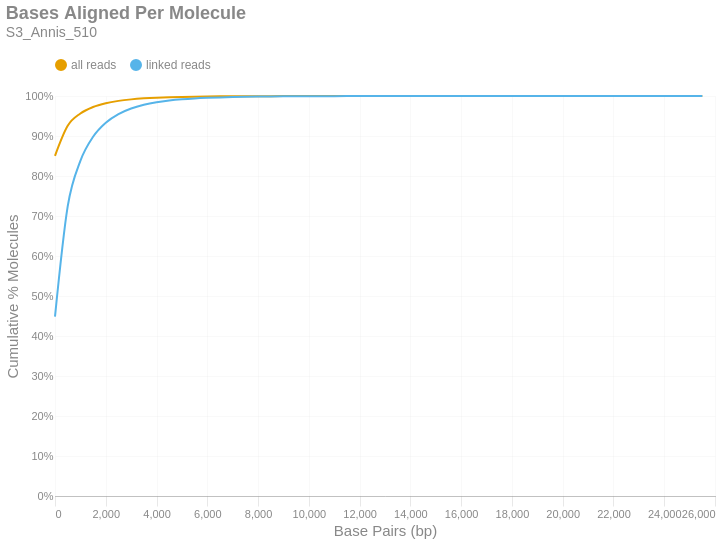

The notebook cell saved with this chart:
### Markdown cell above
### Bases Aligned Per Molecule
This is a cumulative frequency distribution showing the number of base pairs aligned per unique molecule. These data are shown in 500 bp bins. There are two distributions: one with `all reads` (yellow) and another with only `linked reads` (blue). The percent of molecules in the `linked reads` distribution is relative to the total number of linked molecules.

### Code cell
if SKIPLR:
    print_html(f"Skipped")
else:
    binned_df = consolidated_hist(valids['aligned_bp'], mask, 500, True)
    with SafeRender(binned_df):
        (
            density_plot(binned_df, 'Bases Aligned Per Molecule', samplename, 'basesper')
            .encode(
                x=alt.X('bin:Q', title="Base Pairs (bp)").axis(tickMinStep=500).scale(padding=0),
                y=alt.Y('value:Q', title='Cumulative % Molecules')
                    .axis(format='%')
                    .scale(domain = [0,1])
                    .stack(False),
                color=alt.Color("key:N").scale(domain = ["all reads", "linked reads"]),
                tooltip = [
                    alt.Tooltip("key:N", title = "Data Type"),
                    alt.Tooltip("range_label:N", title="Bases Aligned Per Molecule"),
                    alt.Tooltip("value:Q", format = ".2%", title="% Molecules (Cum.)")
                ]
            )
        ).display()

### Figure 1 — Vega-Lite specification as saved in the notebook (floating-point values rounded to 4 significant figures)
{"width": "container", "height": 400, "config": {"title": {"anchor": "start", "dy": -15, "fontSize": 18, "color": "#888888", "subtitleColor": "#888888", "subtitleFontSize": 14}, "arc": {"fill": "#0072B2"}, "axis": {"domainColor": "#888888", "domainWidth": 0.5, "gridWidth": 0.2, "grid": false, "titleFontWeight": 400, "titleFontSize": 15, "labelFontSize": 11, "labelColor": "#888888", "tickColor": "#888888", "tickWidth": 0.2, "titleColor": "#888888"}, "axisBand": {"grid": false}, "axisX": {"grid": true, "tickSize": 10, "domainCap": "round"}, "axisY": {"domain": false, "grid": true, "tickSize": 0, "domainCap": "round"}, "background": "transparent", "header": {"labelFontSize": 15, "labelColor": "#888888", "titleFontSize": 15, "titleFontWeight": 600, "titleColor": "#888888"}, "legend": {"labelFont": "sans-serif", "labelFontSize": 12, "labelColor": "#888888", "symbolSize": 100, "symbolType": "circle", "titleFontSize": 12, "titlePadding": 10, "titleColor": "#888888", "title": null, "orient": "top"}, "range": {"category": ["#E69F00", "#56B4E9", "#009E73", "#F0E442", "#0072B2", "#D55E00", "#CC79A7", "#000000"], "diverging": ["#cfe8f3", "#a2d4ec", "#73bfe2", "#46abdb", "#1696d2", "#12719e"]}, "area": {"fill": "#0072B2", "fillOpacity": 0.7, "line": true, "strokeOpacity": 0.7}, "line": {"color": "#0072B2", "stroke": "#0072B2", "strokeWidth": 2}, "trail": {"color": "#0072B2", "stroke": "#0072B2", "strokeWidth": 0, "size": 1}, "point": {"filled": true, "fillOpacity": 1.0, "size": 95}, "text": {"color": "#888888", "fontSize": 11, "align": "right", "fontWeight": 400, "size": 11}, "bar": {"fill": "#0072B2", "stroke": null}, "view": {"stroke": null, "continuousWidth": 660, "continuousHeight": 400}}, "data": {"name": "data-584d9a37617a5cc0b4e9301da9ff0186"}, "mark": {"type": "line", "interpolate": "monotone", "point": {"opacity": 0, "size": 275}}, "encoding": {"color": {"field": "key", "scale": {"domain": ["all reads", "linked reads"]}, "type": "nominal"}, "tooltip": [{"field": "key", "title": "Data Type", "type": "nominal"}, {"field": "range_label", "title": "Bases Aligned Per Molecule", "type": "nominal"}, {"field": "value", "format": ".2%", "title": "% Molecules (Cum.)", "type": "quantitative"}], "x": {"axis": {"tickMinStep": 500}, "field": "bin", "scale": {"padding": 0}, "title": "Base Pairs (bp)", "type": "quantitative"}, "y": {"axis": {"format": "%"}, "field": "value", "scale": {"domain": [0, 1]}, "stack": false, "title": "Cumulative % Molecules", "type": "quantitative"}}, "params": [{"name": "param_c36ac31b6afebe62", "select": {"type": "point", "fields": ["key"]}, "bind": "legend"}], "title": {"text": "Bases Aligned Per Molecule", "subtitle": "S3_Annis_510"}, "transform": [{"fold": ["all reads (cumsum)", "linked reads (cumsum)"]}, {"calculate": "replace(datum.key, ' (cumsum)', '')", "as": "key"}, {"filter": {"param": "param_c36ac31b6afebe62"}}], "usermeta": {"embedOptions": {"downloadFileName": "S3_Annis_510.basesper"}}, "$schema": "https://vega.github.io/schema/vega-lite/v6.1.0.json", "datasets": {"data-584d9a37617a5cc0b4e9301da9ff0186": [{"bin": "0.0", "interval": "0.0-500.0", "all reads": 0.8505, "linked reads": 0.4484, "all reads (cumsum)": 0.8505, "linked reads (cumsum)": 0.4484, "range_label": "0-499"}, {"bin": "500.0", "interval": "500.0-1000.0", "all reads": 0.07502, "linked reads": 0.2756, "all reads (cumsum)": 0.9256, "linked reads (cumsum)": 0.724, "range_label": "500-999"}, {"bin": "1000.0", "interval": "1000.0-1500.0", "all reads": 0.03071, "linked reads": 0.1138, "all reads (cumsum)": 0.9563, "linked reads (cumsum)": 0.8378, "range_label": "1000-1499"}, {"bin": "1500.0", "interval": "1500.0-2000.0", "all reads": 0.01624, "linked reads": 0.06023, "all reads (cumsum)": 0.9725, "linked reads (cumsum)": 0.898, "range_label": "1500-1999"}, {"bin": "2000.0", "interval": "2000.0-2500.0", "all reads": 0.009461, "linked reads": 0.0351, "all reads (cumsum)": 0.982, "linked reads (cumsum)": 0.9331, "range_label": "2000-2499"}, {"bin": "2500.0", "interval": "2500.0-3000.0", "all reads": 0.005828, "linked reads": 0.02162, "all reads (cumsum)": 0.9878, "linked reads (cumsum)": 0.9547, "range_label": "2500-2999"}, {"bin": "3000.0", "interval": "3000.0-3500.0", "all reads": 0.003768, "linked reads": 0.01398, "all reads (cumsum)": 0.9916, "linked reads (cumsum)": 0.9687, "range_label": "3000-3499"}, {"bin": "3500.0", "interval": "3500.0-4000.0", "all reads": 0.002507, "linked reads": 0.009301, "all reads (cumsum)": 0.9941, "linked reads (cumsum)": 0.978, "range_label": "3500-3999"}, {"bin": "4000.0", "interval": "4000.0-4500.0", "all reads": 0.001723, "linked reads": 0.006394, "all reads (cumsum)": 0.9958, "linked reads (cumsum)": 0.9844, "range_label": "4000-4499"}, {"bin": "4500.0", "interval": "4500.0-5000.0", "all reads": 0.001152, "linked reads": 0.004275, "all reads (cumsum)": 0.9969, "linked reads (cumsum)": 0.9887, "range_label": "4500-4999"}, {"bin": "5000.0", "interval": "5000.0-5500.0", "all reads": 0.0008158, "linked reads": 0.003027, "all reads (cumsum)": 0.9978, "linked reads (cumsum)": 0.9917, "range_label": "5000-5499"}, {"bin": "5500.0", "interval": "5500.0-6000.0", "all reads": 0.0005847, "linked reads": 0.002169, "all reads (cumsum)": 0.9983, "linked reads (cumsum)": 0.9939, "range_label": "5500-5999"}, {"bin": "6000.0", "interval": "6000.0-6500.0", "all reads": 0.0004097, "linked reads": 0.00152, "all reads (cumsum)": 0.9988, "linked reads (cumsum)": 0.9954, "range_label": "6000-6499"}, {"bin": "6500.0", "interval": "6500.0-7000.0", "all reads": 0.0003131, "linked reads": 0.001162, "all reads (cumsum)": 0.9991, "linked reads (cumsum)": 0.9966, "range_label": "6500-6999"}, {"bin": "7000.0", "interval": "7000.0-7500.0", "all reads": 0.0002328, "linked reads": 0.0008638, "all reads (cumsum)": 0.9993, "linked reads (cumsum)": 0.9974, "range_label": "7000-7499"}, {"bin": "7500.0", "interval": "7500.0-8000.0", "all reads": 0.0001684, "linked reads": 0.0006247, "all reads (cumsum)": 0.9995, "linked reads (cumsum)": 0.998, "range_label": "7500-7999"}, {"bin": "8000.0", "interval": "8000.0-8500.0", "all reads": 0.0001209, "linked reads": 0.0004484, "all reads (cumsum)": 0.9996, "linked reads (cumsum)": 0.9985, "range_label": "8000-8499"}, {"bin": "8500.0", "interval": "8500.0-9000.0", "all reads": 8.987e-05, "linked reads": 0.0003334, "all reads (cumsum)": 0.9997, "linked reads (cumsum)": 0.9988, "range_label": "8500-8999"}, {"bin": "9000.0", "interval": "9000.0-9500.0", "all reads": 7.292e-05, "linked reads": 0.0002705, "all reads (cumsum)": 0.9998, "linked reads (cumsum)": 0.9991, "range_label": "9000-9499"}, {"bin": "9500.0", "interval": "9500.0-10000.0", "all reads": 5.62e-05, "linked reads": 0.0002085, "all reads (cumsum)": 0.9998, "linked reads (cumsum)": 0.9993, "range_label": "9500-9999"}, {"bin": "10000.0", "interval": "10000.0-10500.0", "all reads": 4.103e-05, "linked reads": 0.0001522, "all reads (cumsum)": 0.9999, "linked reads (cumsum)": 0.9995, "range_label": "10000-10499"}, {"bin": "10500.0", "interval": "10500.0-11000.0", "all reads": 3.211e-05, "linked reads": 0.0001191, "all reads (cumsum)": 0.9999, "linked reads (cumsum)": 0.9996, "range_label": "10500-10999"}, {"bin": "11000.0", "interval": "11000.0-11500.0", "all reads": 2.319e-05, "linked reads": 8.605e-05, "all reads (cumsum)": 0.9999, "linked reads (cumsum)": 0.9997, "range_label": "11000-11499"}, {"bin": "11500.0", "interval": "11500.0-12000.0", "all reads": 1.717e-05, "linked reads": 6.371e-05, "all reads (cumsum)": 0.9999, "linked reads (cumsum)": 0.9997, "range_label": "11500-11999"}, {"bin": "12000.0", "interval": "12000.0-12500.0", "all reads": 1.182e-05, "linked reads": 4.385e-05, "all reads (cumsum)": 0.9999, "linked reads (cumsum)": 0.9998, "range_label": "12000-12499"}, {"bin": "12500.0", "interval": "12500.0-13000.0", "all reads": 1.271e-05, "linked reads": 4.716e-05, "all reads (cumsum)": 0.9999, "linked reads (cumsum)": 0.9998, "range_label": "12500-12999"}, {"bin": "13000.0", "interval": "13000.0-13500.0", "all reads": 1.004e-05, "linked reads": 3.723e-05, "all reads (cumsum)": 1.0, "linked reads (cumsum)": 0.9998, "range_label": "13000-13499"}, {"bin": "13500.0", "interval": "13500.0-14000.0", "all reads": 8.92e-06, "linked reads": 3.309e-05, "all reads (cumsum)": 1.0, "linked reads (cumsum)": 0.9999, "range_label": "13500-13999"}, {"bin": "14000.0", "interval": "14000.0-14500.0", "all reads": 6.69e-06, "linked reads": 2.482e-05, "all reads (cumsum)": 1.0, "linked reads (cumsum)": 0.9999, "range_label": "14000-14499"}, {"bin": "14500.0", "interval": "14500.0-15000.0", "all reads": 4.014e-06, "linked reads": 1.489e-05, "all reads (cumsum)": 1.0, "linked reads (cumsum)": 0.9999, "range_label": "14500-14999"}, {"bin": "15000.0", "interval": "15000.0-15500.0", "all reads": 4.46e-06, "linked reads": 1.655e-05, "all reads (cumsum)": 1.0, "linked reads (cumsum)": 0.9999, "range_label": "15000-15499"}, {"bin": "15500.0", "interval": "15500.0-16000.0", "all reads": 3.791e-06, "linked reads": 1.407e-05, "all reads (cumsum)": 1.0, "linked reads (cumsum)": 1.0, "range_label": "15500-15999"}, {"bin": "16000.0", "interval": "16000.0-16500.0", "all reads": 3.122e-06, "linked reads": 1.158e-05, "all reads (cumsum)": 1.0, "linked reads (cumsum)": 1.0, "range_label": "16000-16499"}, {"bin": "16500.0", "interval": "16500.0-17000.0", "all reads": 1.338e-06, "linked reads": 4.964e-06, "all reads (cumsum)": 1.0, "linked reads (cumsum)": 1.0, "range_label": "16500-16999"}, {"bin": "17000.0", "interval": "17000.0-17500.0", "all reads": 2.007e-06, "linked reads": 7.446e-06, "all reads (cumsum)": 1.0, "linked reads (cumsum)": 1.0, "range_label": "17000-17499"}, {"bin": "17500.0", "interval": "17500.0-18000.0", "all reads": 1.338e-06, "linked reads": 4.964e-06, "all reads (cumsum)": 1.0, "linked reads (cumsum)": 1.0, "range_label": "17500-17999"}, {"bin": "18000.0", "interval": "18000.0-18500.0", "all reads": 1.338e-06, "linked reads": 4.964e-06, "all reads (cumsum)": 1.0, "linked reads (cumsum)": 1.0, "range_label": "18000-18499"}, {"bin": "18500.0", "interval": "18500.0-19000.0", "all reads": 2.23e-07, "linked reads": 8.274e-07, "all reads (cumsum)": 1.0, "linked reads (cumsum)": 1.0, "range_label": "18500-18999"}, {"bin": "19000.0", "interval": "19000.0-19500.0", "all reads": 1.115e-06, "linked reads": 4.137e-06, "all reads (cumsum)": 1.0, "linked reads (cumsum)": 1.0, "range_label": "19000-19499"}, {"bin": "19500.0", "interval": "19500.0-20000.0", "all reads": 4.46e-07, "linked reads": 1.655e-06, "all reads (cumsum)": 1.0, "linked reads (cumsum)": 1.0, "range_label": "19500-19999"}, {"bin": "20000.0", "interval": "20000.0-20500.0", "all reads": 2.23e-07, "linked reads": 8.274e-07, "all reads (cumsum)": 1.0, "linked reads (cumsum)": 1.0, "range_label": "20000-20499"}, {"bin": "20500.0", "interval": "20500.0-21000.0", "all reads": 4.46e-07, "linked reads": 1.655e-06, "all reads (cumsum)": 1.0, "linked reads (cumsum)": 1.0, "range_label": "20500-20999"}, {"bin": "21000.0", "interval": "21000.0-21500.0", "all reads": 2.23e-07, "linked reads": 8.274e-07, "all reads (cumsum)": 1.0, "linked reads (cumsum)": 1.0, "range_label": "21000-21499"}, {"bin": "21500.0", "interval": "21500.0-22000.0", "all reads": 2.23e-07, "linked reads": 8.274e-07, "all reads (cumsum)": 1.0, "linked reads (cumsum)": 1.0, "range_label": "21500-21999"}, {"bin": "22000.0", "interval": "22000.0-22500.0", "all reads": 2.23e-07, "linked reads": 8.274e-07, "all reads (cumsum)": 1.0, "linked reads (cumsum)": 1.0, "range_label": "22000-22499"}, {"bin": "22500.0", "interval": "22500.0-23000.0", "all reads": 2.23e-07, "linked reads": 8.274e-07, "all reads (cumsum)": 1.0, "linked reads (cumsum)": 1.0, "range_label": "22500-22999"}, {"bin": "23000.0", "interval": "23000.0-23500.0", "all reads": 0.0, "linked reads": 0.0, "all reads (cumsum)": 1.0, "linked reads (cumsum)": 1.0, "range_label": "23000-23499"}, {"bin": "23500.0", "interval": "23500.0-24000.0", "all reads": 0.0, "linked reads": 0.0, "all reads (cumsum)": 1.0, "linked reads (cumsum)": 1.0, "range_label": "23500-23999"}, {"bin": "24000.0", "interval": "24000.0-24500.0", "all reads": 0.0, "linked reads": 0.0, "all reads (cumsum)": 1.0, "linked reads (cumsum)": 1.0, "range_label": "24000-24499"}, {"bin": "24500.0", "interval": "24500.0-25000.0", "all reads": 0.0, "linked reads": 0.0, "all reads (cumsum)": 1.0, "linked reads (cumsum)": 1.0, "range_label": "24500-24999"}, {"bin": "25000.0", "interval": "25000.0-25500.0", "all reads": 0.0, "linked reads": 0.0, "all reads (cumsum)": 1.0, "linked reads (cumsum)": 1.0, "range_label": "25000-25499"}, {"bin": "25500.0", "interval": "25500.0-26000.0", "all reads": 2.23e-07, "linked reads": 8.274e-07, "all reads (cumsum)": 1.0, "linked reads (cumsum)": 1.0, "range_label": "25500-25999"}]}}
